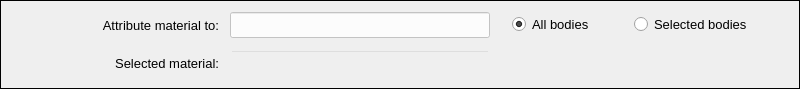
  <widget class="QFrame" name="frame">
   <property name="geometry">
    <rect>
     <x>0</x>
     <y>260</y>
     <width>800</width>
     <height>89</height>
    </rect>
   </property>
   <property name="minimumSize">
    <size>
     <width>800</width>
     <height>0</height>
    </size>
   </property>
   <property name="maximumSize">
    <size>
     <width>800</width>
     <height>16777215</height>
    </size>
   </property>
   <property name="frameShape">
    <enum>QFrame::Box</enum>
   </property>
   <property name="frameShadow">
    <enum>QFrame::Plain</enum>
   </property>
   <property name="lineWidth">
    <number>1</number>
   </property>
   <widget class="QRadioButton" name="radioButton_selected_bodies">
    <property name="geometry">
     <rect>
      <x>634</x>
      <y>12</y>
      <width>150</width>
      <height>25</height>
     </rect>
    </property>
    <property name="minimumSize">
     <size>
      <width>150</width>
      <height>25</height>
     </size>
    </property>
    <property name="maximumSize">
     <size>
      <width>150</width>
      <height>25</height>
     </size>
    </property>
    <property name="font">
     <font>
      <family>Segoe UI</family>
      <pointsize>10</pointsize>
      <weight>50</weight>
      <italic>false</italic>
      <bold>false</bold>
     </font>
    </property>
    <property name="styleSheet">
     <string notr="true">font: 10pt &quot;Segoe UI&quot;;</string>
    </property>
    <property name="text">
     <string>Selected bodies</string>
    </property>
    <property name="checked">
     <bool>false</bool>
    </property>
   </widget>
   <widget class="QRadioButton" name="radioButton_all_bodies">
    <property name="geometry">
     <rect>
      <x>512</x>
      <y>12</y>
      <width>110</width>
      <height>25</height>
     </rect>
    </property>
    <property name="minimumSize">
     <size>
      <width>110</width>
      <height>25</height>
     </size>
    </property>
    <property name="maximumSize">
     <size>
      <width>110</width>
      <height>25</height>
     </size>
    </property>
    <property name="font">
     <font>
      <family>Segoe UI</family>
      <pointsize>10</pointsize>
      <weight>50</weight>
      <italic>false</italic>
      <bold>false</bold>
     </font>
    </property>
    <property name="styleSheet">
     <string notr="true">font: 10pt &quot;Segoe UI&quot;;</string>
    </property>
    <property name="text">
     <string>All bodies</string>
    </property>
    <property name="checked">
     <bool>true</bool>
    </property>
   </widget>
   <widget class="QLabel" name="label">
    <property name="geometry">
     <rect>
      <x>22</x>
      <y>12</y>
      <width>197</width>
      <height>28</height>
     </rect>
    </property>
    <property name="font">
     <font>
      <family>Segoe UI</family>
      <pointsize>10</pointsize>
      <weight>50</weight>
      <italic>false</italic>
      <bold>false</bold>
     </font>
    </property>
    <property name="styleSheet">
     <string notr="true">font: 10pt &quot;Segoe UI&quot;;</string>
    </property>
    <property name="text">
     <string>&lt;html&gt;&lt;head/&gt;&lt;body&gt;&lt;p align=&quot;right&quot;&gt;Attribute material to:&lt;/p&gt;&lt;/body&gt;&lt;/html&gt;</string>
    </property>
    <property name="textFormat">
     <enum>Qt::AutoText</enum>
    </property>
    <property name="alignment">
     <set>Qt::AlignCenter</set>
    </property>
   </widget>
   <widget class="QLineEdit" name="lineEdit_selection_id">
    <property name="enabled">
     <bool>true</bool>
    </property>
    <property name="geometry">
     <rect>
      <x>230</x>
      <y>12</y>
      <width>260</width>
      <height>26</height>
     </rect>
    </property>
    <property name="minimumSize">
     <size>
      <width>260</width>
      <height>26</height>
     </size>
    </property>
    <property name="maximumSize">
     <size>
      <width>260</width>
      <height>26</height>
     </size>
    </property>
    <property name="font">
     <font>
      <family>Arial</family>
      <pointsize>11</pointsize>
      <weight>75</weight>
      <italic>true</italic>
      <bold>true</bold>
     </font>
    </property>
    <property name="focusPolicy">
     <enum>Qt::ClickFocus</enum>
    </property>
    <property name="styleSheet">
     <string notr="true">QLineEdit{color: rgb(0,0,255); background-color: rgba(255, 255, 255, 200)}
QLineEdit::Disabled{color: rgb(120,120,120); background-color: rgba(0, 0, 0, 0)}</string>
    </property>
    <property name="text">
     <string/>
    </property>
    <property name="alignment">
     <set>Qt::AlignCenter</set>
    </property>
   </widget>
   <widget class="QLineEdit" name="lineEdit_selected_material_name">
    <property name="enabled">
     <bool>false</bool>
    </property>
    <property name="geometry">
     <rect>
      <x>230</x>
      <y>50</y>
      <width>260</width>
      <height>26</height>
     </rect>
    </property>
    <property name="minimumSize">
     <size>
      <width>260</width>
      <height>26</height>
     </size>
    </property>
    <property name="maximumSize">
     <size>
      <width>260</width>
      <height>26</height>
     </size>
    </property>
    <property name="font">
     <font>
      <family>Arial</family>
      <pointsize>11</pointsize>
      <weight>75</weight>
      <italic>true</italic>
      <bold>true</bold>
     </font>
    </property>
    <property name="focusPolicy">
     <enum>Qt::ClickFocus</enum>
    </property>
    <property name="styleSheet">
     <string notr="true">QLineEdit{color: rgb(0,0,255); background-color: rgba(255, 255, 255, 200)}
QLineEdit::Disabled{color: rgb(120,120,120); background-color: rgba(0, 0, 0, 0)}</string>
    </property>
    <property name="text">
     <string/>
    </property>
    <property name="alignment">
     <set>Qt::AlignCenter</set>
    </property>
   </widget>
   <widget class="QLabel" name="label_3">
    <property name="geometry">
     <rect>
      <x>22</x>
      <y>50</y>
      <width>197</width>
      <height>28</height>
     </rect>
    </property>
    <property name="font">
     <font>
      <family>Segoe UI</family>
      <pointsize>10</pointsize>
      <weight>50</weight>
      <italic>false</italic>
      <bold>false</bold>
     </font>
    </property>
    <property name="styleSheet">
     <string notr="true">font: 10pt &quot;Segoe UI&quot;;</string>
    </property>
    <property name="text">
     <string>&lt;html&gt;&lt;head/&gt;&lt;body&gt;&lt;p align=&quot;right&quot;&gt;Selected material:&lt;/p&gt;&lt;/body&gt;&lt;/html&gt;</string>
    </property>
    <property name="textFormat">
     <enum>Qt::AutoText</enum>
    </property>
    <property name="alignment">
     <set>Qt::AlignRight|Qt::AlignTrailing|Qt::AlignVCenter</set>
    </property>
   </widget>
  </widget>
